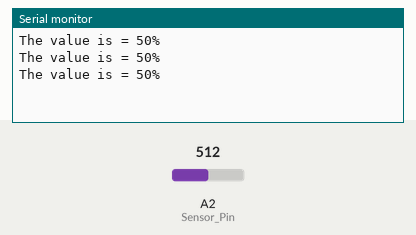
Simulated run of this sketch. Board: Arduino Uno, built with avr-gcc and run on an emulated ATmega328P. Shown: the last lines printed to the serial monitor. The inputs (shaded band) are chosen by the test bench; at power-on: A2 (Sensor_Pin) = 512.

Above: at 1.3 s.
1.4 s: A2 (Sensor_Pin) set to 716
At 1.9 s:
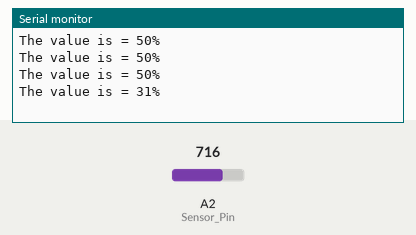
2.9 s: A2 (Sensor_Pin) set to 900
At 3.3 s:
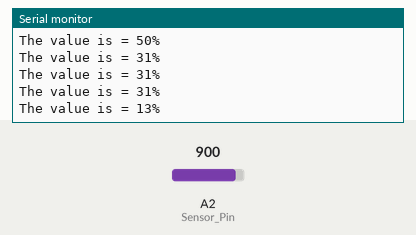
Timing chart, 0 to 5.9 s (numbered marks = the images above; inputs shaded):
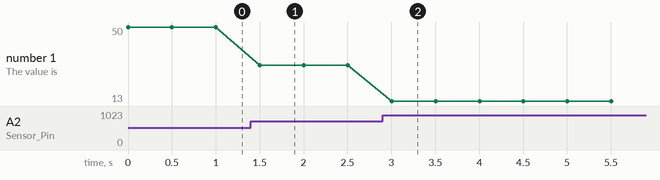

The sketch:

Soil_Mosture_sensor_value_read.ino
```cpp
/* The source Code from : https://github.com/riyadhasan24
 * By Md. Riyad Hasan
 */
int Soil_Moisture;
int Sensor_Pin = A2;  // For "analogRead" function, no need to initialise "pinMode" in "void setup()"
int Moisture;

void setup()
{
  Serial.begin(9600);
}

void loop()
{
  Soil_Moisture = analogRead(Sensor_Pin);
  Moisture = map(Soil_Moisture, 0, 1023, 100, 0);
  Serial.print("The value is = " );
  Serial.print(Moisture);
  Serial.println("%");
  delay(500);
}
```

Measured:
- after the input at 1.4 s, the serial monitor: prints a new line after 0.10 s (image 1)
- after the input at 2.9 s, the serial monitor: prints a new line after 0.10 s (image 2)
- plotted number 1: 50 → 31 after the input at 1.4 s, 31 → 13 after the input at 2.9 s
